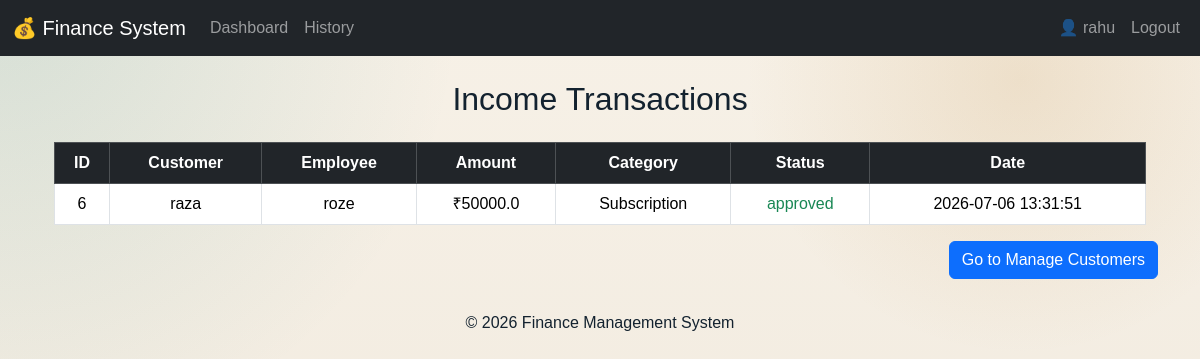
Screenshot of /admin/customer (signed in) with the database file from the repository.
### tables this page shows
CREATE TABLE transactions (
    id INTEGER PRIMARY KEY AUTOINCREMENT,
    user_id INTEGER NOT NULL,
    customer_id INTEGER,
    amount REAL NOT NULL,
    type TEXT CHECK(type IN ('income', 'expense')) NOT NULL,
    category TEXT,
    description TEXT,
    proof TEXT,
    status TEXT CHECK(status IN ('pending', 'approved', 'rejected')) DEFAULT 'pending',
    approved_by INTEGER,
    created_at TIMESTAMP DEFAULT CURRENT_TIMESTAMP,

    FOREIGN KEY (user_id) REFERENCES users(id),
    FOREIGN KEY (customer_id) REFERENCES customers(id),
    FOREIGN KEY (approved_by) REFERENCES users(id)
);

CREATE TABLE customers (
    id INTEGER PRIMARY KEY AUTOINCREMENT,
    name TEXT NOT NULL,
    email TEXT,
    phone TEXT,
    created_at TIMESTAMP DEFAULT CURRENT_TIMESTAMP
);

CREATE TABLE users (
    id INTEGER PRIMARY KEY AUTOINCREMENT,
    name TEXT NOT NULL,
    email TEXT UNIQUE NOT NULL,
    password TEXT NOT NULL,
    role TEXT CHECK(role IN ('admin', 'manager', 'employee')) NOT NULL,
    manager_id INTEGER,
    FOREIGN KEY (manager_id) REFERENCES users(id));

### app.py (the view)
@app.route("/admin/customer")
@login_required
def income_transactions():
    conn = get_db_connection()
    transactions = conn.execute("""
        SELECT t.*,c.name AS customer_name,u.name AS employee_name FROM transactions t LEFT JOIN customers c ON t.customer_id = c.id LEFT JOIN users u ON t.user_id = u.id
        WHERE t.type = 'income' ORDER BY t.created_at DESC """).fetchall()
    conn.close()
    return render_template(
    "admin/customer.html",
    transactions=transactions
)

### app.py (called while the page is built)
def get_db_connection():
    conn = sqlite3.connect("finance.db")
    conn.row_factory = sqlite3.Row
    return conn

### helper.py (called while the page is built)
def login_required(f):
    @wraps(f)
    def decorated_function(*args, **kwargs):
        if session.get("user_id") is None:
            return redirect("/login")
        return f(*args, **kwargs)
    return decorated_function

### templates/admin/customer.html (shortened to what this page needs)
{% extends "layout.html" %}
{% block main %}
<div class="container mt-4">
    <h2 class="text-center mb-4">Income Transactions</h2>
    <table class="table table-bordered text-center">
        <thead class="table-dark">
            <tr>
                <th>ID</th>
                <th>Customer</th>
                <th>Employee</th>
                <th>Amount</th>
                <th>Category</th>
                <th>Status</th>
                <th>Date</th>
            </tr>
        </thead>
        <tbody>
            {% for t in transactions %}
            <tr>
                <td>{{ t.id }}</td>
                <td>{{ t.customer_name }}</td>
                <td>{{ t.employee_name }}</td>
                <td>₹{{ t.amount }}</td>
                <td>{{ t.category }}</td>
                <td>
                    <span class="text-success">{{ t.status }}</span>
                </td>
                <td>{{ t.created_at }}</td>
            </tr>
            {% endfor %}
        </tbody>
    </table>
</div>
<div class="mb-3 text-end">
    <a href="/admin/manage-customers" class="btn btn-primary">
        Go to Manage Customers
    </a>
</div>
{% endblock %}

### static/styles.css (style rules this page uses)
:root { --bg: #f3eee6; --bg-soft: #fbf7f2; --surface: rgba(255, 255, 255, 0.82); --surface-strong: rgba(255, 255, 255, 0.94); --ink: #13222f; --ink-soft: #5f7080; --line: rgba(19, 34, 47, 0.1); --navy: #16324f; --teal: #0f766e; --amber: #b7791f; --danger: #b4534b; --success: #2f855a; --shadow: 0 22px 50px rgba(17, 32, 49, 0.12); }
* { box-sizing: border-box; }
html { min-height: 100%; }
body { margin: 0; min-height: 100vh; font-family: "IBM Plex Sans", sans-serif; color: var(--ink); background: radial-gradient(circle at top left, rgba(15, 118, 110, 0.14), transparent 32%), radial-gradient(circle at 85% 10%, rgba(183, 121, 31, 0.14), transparent 22%), linear-gradient(180deg, #f7f1e7 0%, #efe8dc 100%); }
a { color: inherit; text-decoration: none; }

### rows the page displays
transactions: id "6", customer_name "raza", employee_name "roze", amount "50000.0", category "Subscription", status "approved", created_at "2026-07-06 13:31:51"

### other values shown
{{ session.get("user_name") }} "rahu"
